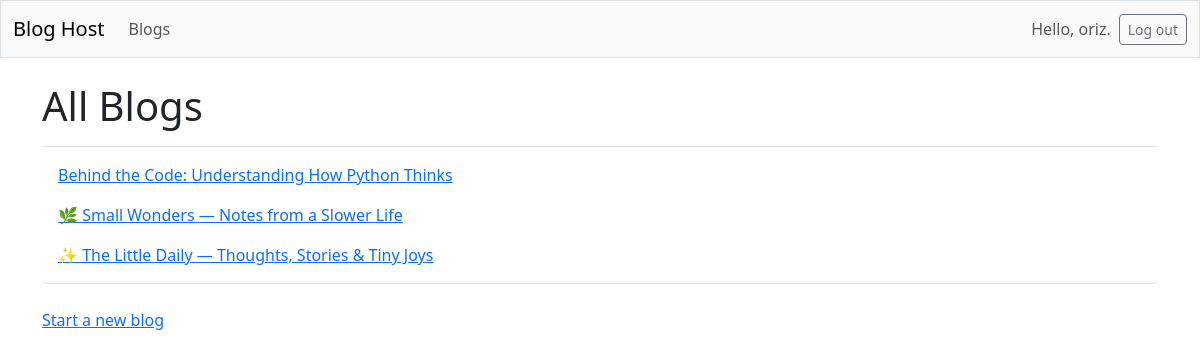
The app's page /blogs/ (signed in) with its own data.
### blogs/models.py (models this page shows, shortened)
class Blog(models.Model):
    title = models.CharField(max_length=200)
    description = models.CharField(max_length=500)
    date_added = models.DateTimeField(auto_now_add=True)
    owner = models.ForeignKey(User, on_delete=models.CASCADE)

### blogs/views.py (the view)
# urls.py: path('', include('blogs.urls'))
def blogs(request):
    blogs = Blog.objects.order_by('-date_added')
    context = {'blogs':blogs}
    return render(request, 'blogs/blogs.html', context)

### blogs/templates/blogs/blogs.html
{% extends 'blogs/base.html' %}
{% block page_header %}
  <h1>All Blogs</h1>
{% endblock page_header %}
{% block content %}
  <ul class="list-group border-bottom pb-2 mb-4">
    {% for blog in blogs %}
      <li class="list-group-item border-0">
        <a href="{% url 'blogs:blog' blog.id %}">
          {{ blog.title }}</a>
      </li>
    {% empty %}
      <li class="list-group-item border-0">No blogs have been created yet.</li>
    {% endfor %}
  </ul>
  <a href="{% url 'blogs:new_blog' %}">Start a new blog</a>
{% endblock content %}

### blogs/templates/blogs/base.html (shortened to what this page needs)
<!doctype html>
<html lang="en">
<head>
  {% load django_bootstrap5 %}
  {% bootstrap_css %}
</head>
<body>
  <nav class="navbar navbar-expand-md navbar-light bg-light mb-4 border">
    <div class="container-fluid">
      <a class="navbar-brand" href="{% url 'blogs:index' %}">
          Blog Host</a>
      <div class="collapse navbar-collapse" id="navbarCollapse">
        <ul class="navbar-nav me-auto mb-2 mb-md-0">
          <li class="nav-item">
            <a class="nav-link" href="{% url 'blogs:blogs' %}">
              Blogs</a></li>
        </ul>
        <ul class="navbar-nav ms-auto mb-2 mb-md-0">
          {% if user.is_authenticated %}
            <li class="nav-item">
              <span class="navbar-text me-2">Hello, {{ user.username }}.
                </span></li>
          {% endif %}
        </ul>
        {% if user.is_authenticated %}
          <form action="{% url 'accounts:logout' %}" method='post'>
            <button name='submit' class='btn btn-outline-secondary btn-sm'>
              Log out</button>
          </form>
        {% endif %}
      </div>
    </div>
  </nav>
  <main class="container">
    <div class="pb-2 mb-2 border-bottom">
      {% block page_header %}{% endblock page_header %}
    </div>
    <div>
      {% block content %}{% endblock content %}
    </div>
  </main>
</body>
</html>

### records on screen
Blog: title "Behind the Code: Understanding How Python Thinks"
Blog: title "🌿 Small Wonders — Notes from a Slower Life"
Blog: title "✨ The Little Daily — Thoughts, Stories & Tiny Joys"

### other values on screen
{{ user.username }} "oriz"
